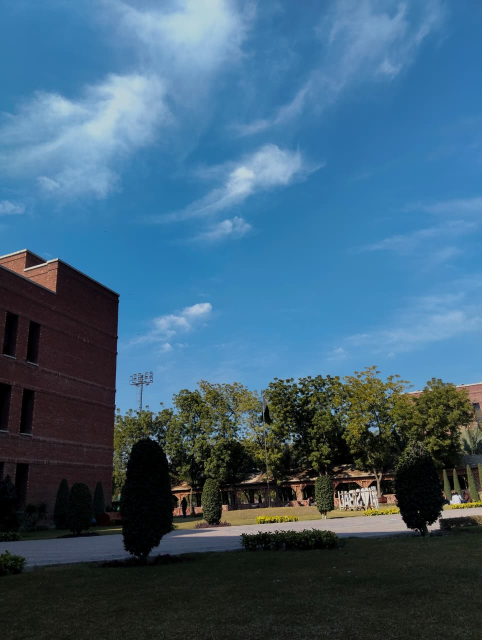
#> input picture WhatsApp Image 2026-02-01 at 11.42.52 PM.jpeg, 963 x 1280 px (shown at 1/2 size)
$ python task3-part2.py
#> lines starting #> are read from the running program, lines starting #| are printed output that depends on the picture
import cv2
import numpy as np

# Load images
img1_raw = cv2.imread('WhatsApp Image 2026-02-01 at 11.42.52 PM.jpeg')
#> img1_raw is the input picture: shape (1280, 963, 3); mean B, G, R 119.8, 96, 62.1
img2_raw = cv2.imread('2.jpeg')
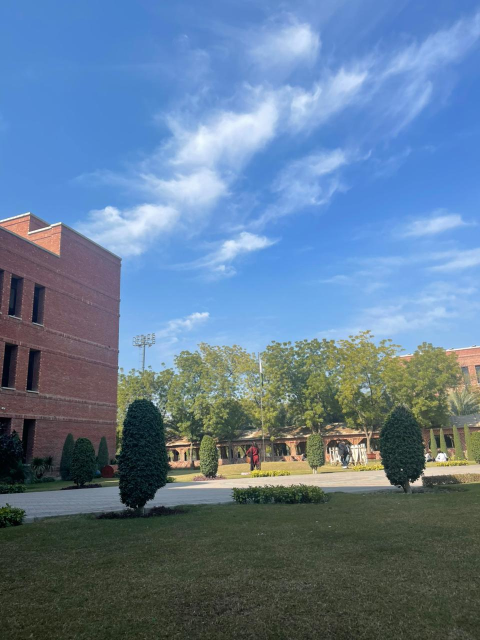
#> input picture 2.jpeg, 960 x 1280 px (shown at 1/2 size)
#> img2_raw is the input picture: shape (1280, 960, 3); mean B, G, R 148.5, 123.6, 98.6

# Resize for math (must be identical)
size = (500, 500)
img1 = cv2.resize(img1_raw, size)
img2 = cv2.resize(img2_raw, size)

def remove_brightness_lab(image):
    lab = cv2.cvtColor(image, cv2.COLOR_BGR2Lab)
    l, a, b = cv2.split(lab)
    l.fill(128) # Neutralizing the 'L' channel
    normalized_lab = cv2.merge([l, a, b])
    return cv2.cvtColor(normalized_lab, cv2.COLOR_Lab2BGR)

def remove_brightness_hsv(image):
    hsv = cv2.cvtColor(image, cv2.COLOR_BGR2HSV)
    h, s, v = cv2.split(hsv)
    v.fill(128) # Neutralizing the 'V' channel
    normalized_hsv = cv2.merge([h, s, v])
    return cv2.cvtColor(normalized_hsv, cv2.COLOR_HSV2BGR)

# Generate Normalized Versions
img1_lab_norm = remove_brightness_lab(img1)
#> in remove_brightness_lab, `lab = cv2.cvtColor(image, cv2.COLOR_BGR2Lab)`: lab: shape (500, 500, 3); mean of channels 0, 1, 2 98.1, 125.2, 112.5
#> in remove_brightness_lab, `l.fill(128) # Neutralizing the 'L' channel`: l: shape (500, 500); every value is 128
#> in remove_brightness_lab, `normalized_lab = cv2.merge([l, a, b])`: normalized_lab: shape (500, 500, 3); mean of channels 0, 1, 2 128, 125.2, 112.5
img2_lab_norm = remove_brightness_lab(img2)
#> in remove_brightness_lab (call 2), `lab = cv2.cvtColor(image, cv2.COLOR_BGR2Lab)`: lab: shape (500, 500, 3); mean of channels 0, 1, 2 128.6, 127.4, 113.2
#> in remove_brightness_lab (call 2), `l, a, b = cv2.split(lab)`:
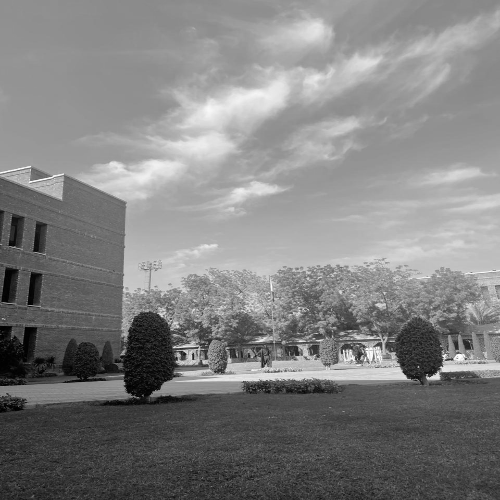
#> l: shape (500, 500); min 0, max 255, mean 128.6
#> in remove_brightness_lab (call 2), `l, a, b = cv2.split(lab)`:
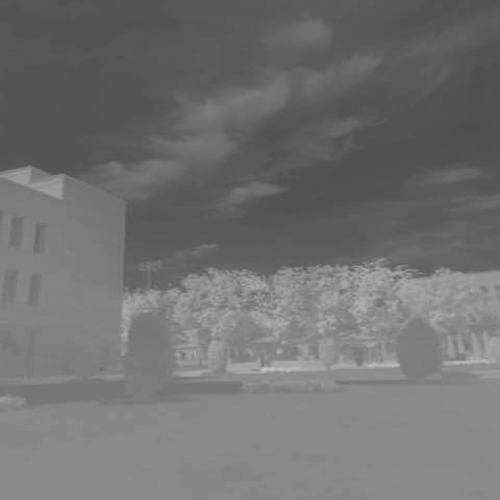
#> b: shape (500, 500); min 79, max 195, mean 113.2
#> in remove_brightness_lab (call 2), `normalized_lab = cv2.merge([l, a, b])`: normalized_lab: shape (500, 500, 3); mean of channels 0, 1, 2 128, 127.4, 113.2

img1_hsv_norm = remove_brightness_hsv(img1)
#> in remove_brightness_hsv, `hsv = cv2.cvtColor(image, cv2.COLOR_BGR2HSV)`: hsv: shape (500, 500, 3); mean H, S, V 89.3, 124.8, 125.1
#> in remove_brightness_hsv, `normalized_hsv = cv2.merge([h, s, v])`: normalized_hsv: shape (500, 500, 3); mean H, S, V 89.3, 124.8, 128
img2_hsv_norm = remove_brightness_hsv(img2)
#> in remove_brightness_hsv (call 2), `hsv = cv2.cvtColor(image, cv2.COLOR_BGR2HSV)`: hsv: shape (500, 500, 3); mean H, S, V 86.2, 98.6, 157.8
#> in remove_brightness_hsv (call 2), `h, s, v = cv2.split(hsv)`:
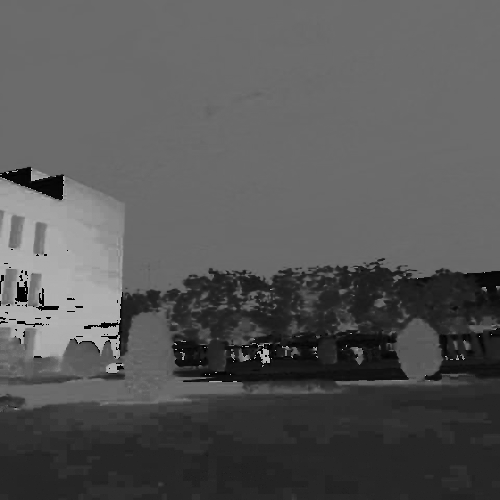
#> h: shape (500, 500); min 0, max 179, mean 86.2
#> in remove_brightness_hsv (call 2), `h, s, v = cv2.split(hsv)`:
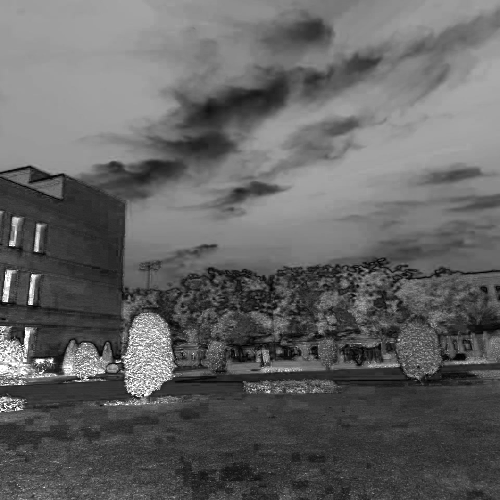
#> s: shape (500, 500); min 0, max 255, mean 98.6
#> in remove_brightness_hsv (call 2), `h, s, v = cv2.split(hsv)`:
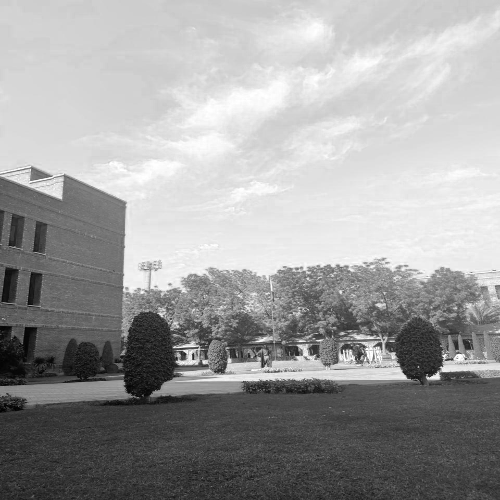
#> v: shape (500, 500); min 1, max 255, mean 157.8
#> in remove_brightness_hsv (call 2), `normalized_hsv = cv2.merge([h, s, v])`: normalized_hsv: shape (500, 500, 3); mean H, S, V 86.2, 98.6, 128
#> in remove_brightness_hsv (call 2), `return cv2.cvtColor(normalized_hsv, cv2.COLOR_HSV2BGR)`:
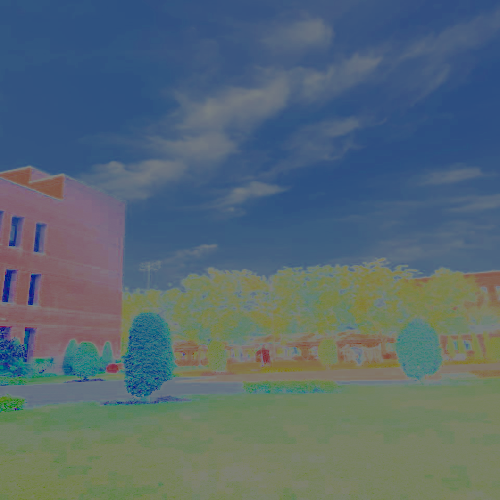
#> returned value: shape (500, 500, 3); mean B, G, R 115.2, 105.6, 87.5

# Show images for Part 3 visualization
cv2.imshow("1PM Normalized (Lab)", img1_lab_norm)
cv2.imshow("5PM Normalized (Lab)", img2_lab_norm)
cv2.imshow("1PM Normalized (HSV)", img1_hsv_norm)
cv2.imshow("5PM Normalized (HSV)", img2_hsv_norm)
cv2.waitKey(0)
